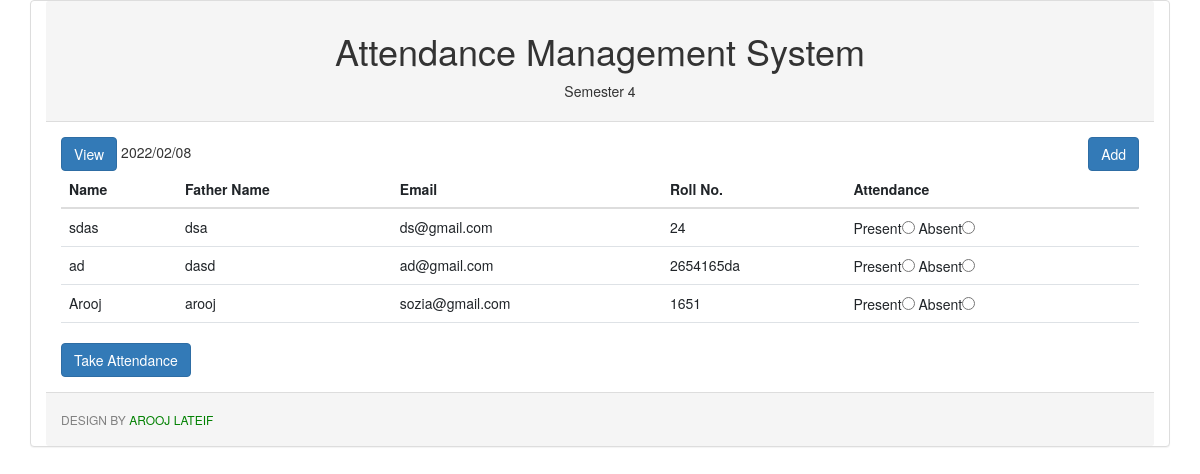
The app's page /index3.php with its own data.
### tables this page shows
CREATE TABLE `stud3` (
  `reg_id` int(11) NOT NULL,
  `name` varchar(50) NOT NULL,
  `fname` varchar(50) NOT NULL,
  `email` varchar(100) NOT NULL,
  `roll` varchar(10) NOT NULL
);

### index3.php (the view, shortened to what this page needs)
<?php include_once('connection.php'); ?>
<!DOCTYPE html>
<html lang="en">
<head>
 <link href="https://cdn.jsdelivr.net/npm/bootstrap@5.1.3/dist/css/bootstrap.min.css" rel="stylesheet">
<link rel="stylesheet" href="bootstrap/bootstrap.min.css">
  <link rel="stylesheet" href="https://maxcdn.bootstrapcdn.com/bootstrap/3.4.1/css/bootstrap.min.css">
</head>
<body>
 <div class="panel panel-default container">
  <div class="panel-heading">
    <h1 style="text-align : center">Attendance Management System</h1>
    <p style="text-align : center">Semester 4</p>
  </div>
  <div class="panel-body">
   <a href="view3.php" class="btn btn-primary">View</a>
   <?php echo date('Y/m/d') ?>
   <a href="add3.php" class="btn btn-primary pull-right" style="float:right">Add</a>
  <form method="post">
    <div class="table-responsive">
  <table class="table ">
   <thead>
   <tr>
    <th>Name</th>
    <th>Father Name</th>
    <th>Email</th>
    <th>Roll No.</th>
    <th>Attendance</th>
   </tr>
   </thead>
 <tbody>
 <?php
 $query = "select * from stud3";
 $result = $link->query($query);
 while($show = $result->fetch_assoc())
 {
?>
 <tr>
  <td><?php echo $show['name']; ?></td>
  <td><?php echo $show['fname']; ?></td>
  <td><?php echo $show['email']; ?></td>
  <td><?php echo $show['roll']; ?></td>
  <td>
   Present<input required type="radio" name="attendance3[<?php echo $show['reg_id']  ?>]" value="Present">
   Absent<input required type="radio" name="attendance3[<?php echo $show['reg_id']  ?>]" value="Absent" type="text">
  </td>
 </tr>
<?php } ?>
 </tbody>
  </table>
</div>
  <input type="submit" class="btn btn-primary" value="Take Attendance">
</form>
  </div>
  <div class="panel-footer">
   <h6 style="color:grey;text-transform:uppercase">Design by <span style="color:green"> Arooj Lateif </span></h6>
  </div>
 </div>
</body>
</html>

### records on screen
stud3: name "sdas", fname "dsa", email "ds@gmail.com", roll "24"
stud3: name "ad", fname "dasd", email "ad@gmail.com", roll "2654165da"
stud3: name "Arooj", fname "arooj", email "sozia@gmail.com", roll "1651"
